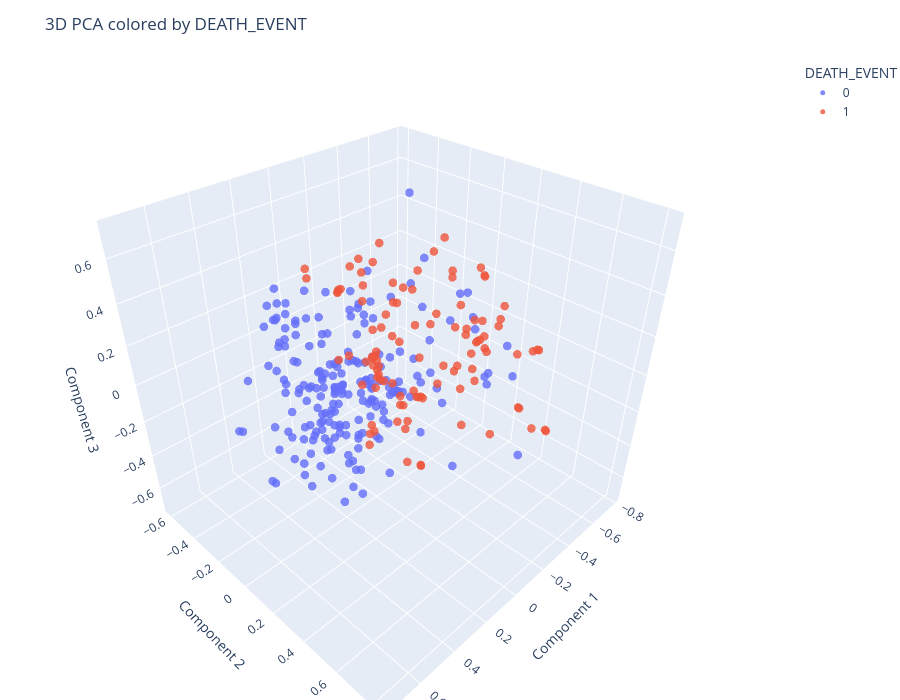

This figure's notebook cell:
### Markdown cell above
#### 3D PCA

### Code cell
pca = PCA(n_components=3)
X_pca = pca.fit_transform(X)

df_pca = pd.DataFrame(X_pca, columns=["PCA_1", "PCA_2", "PCA_3"])
df_pca["DEATH_EVENT"] = y.values

joblib.dump(df_pca, "../outputs/dim_red/df_pca.pkl")
plot_3d(X_pca, y, algorithm="PCA")
